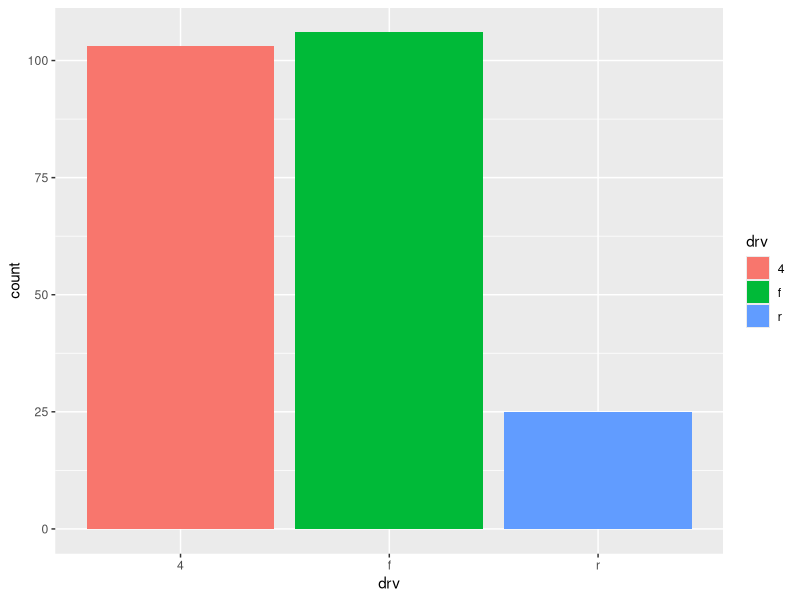
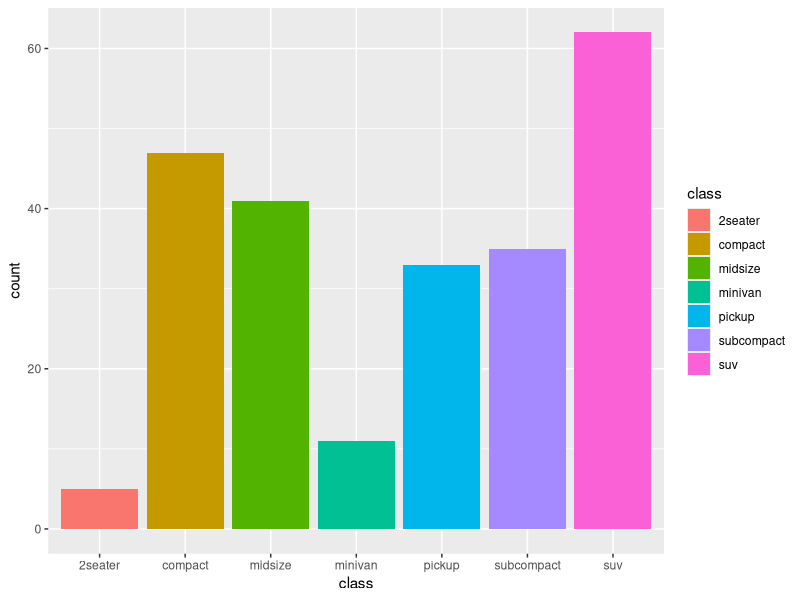
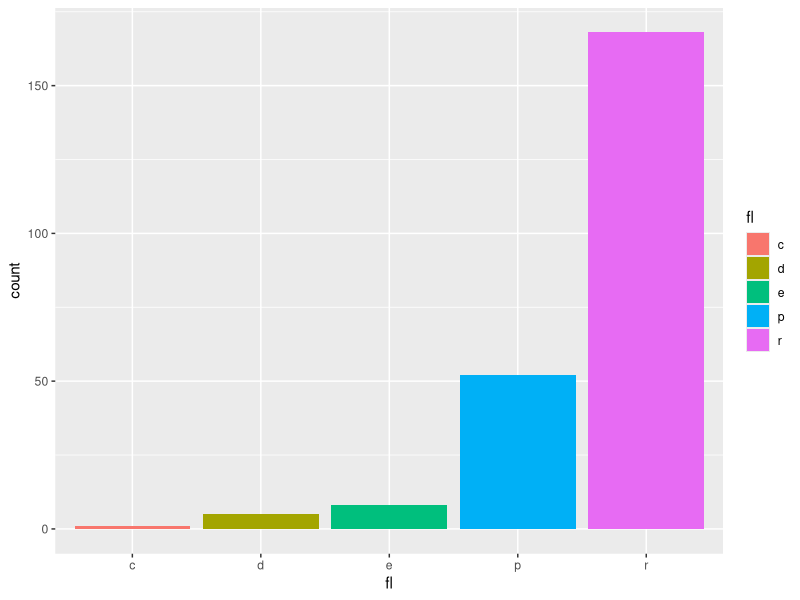
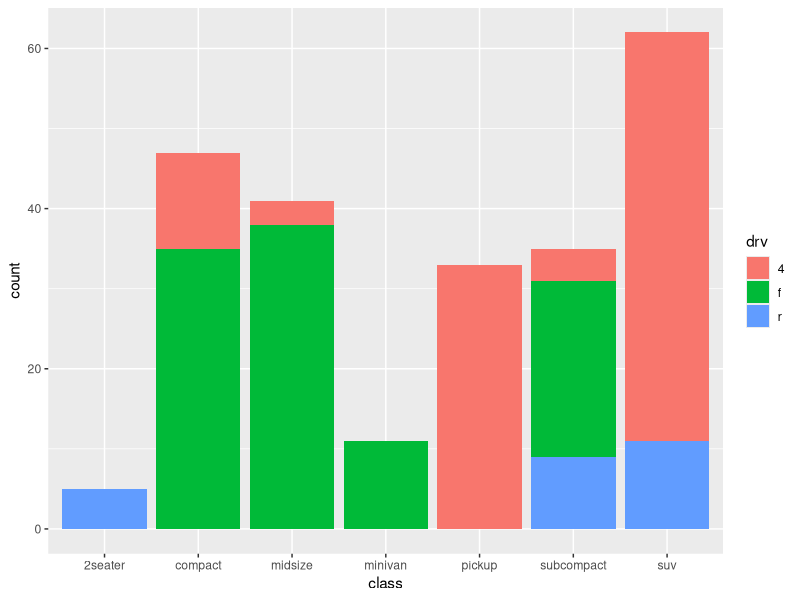
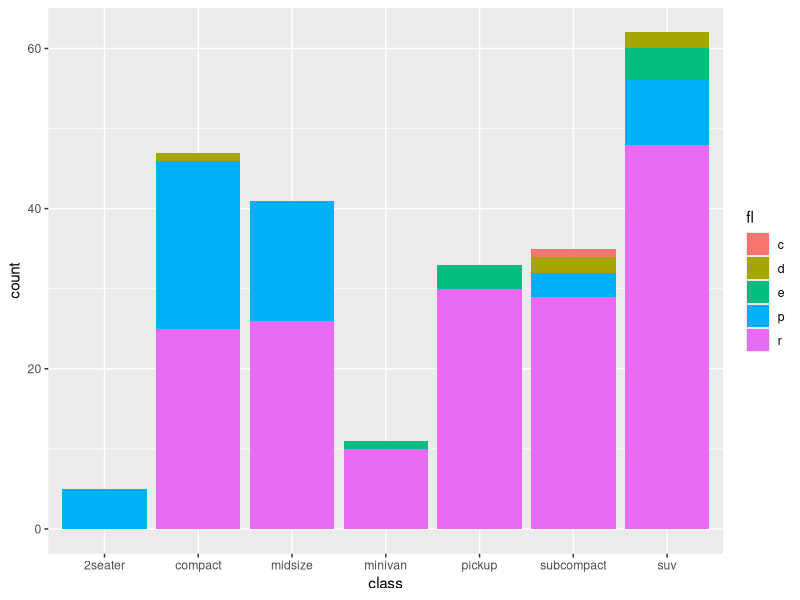
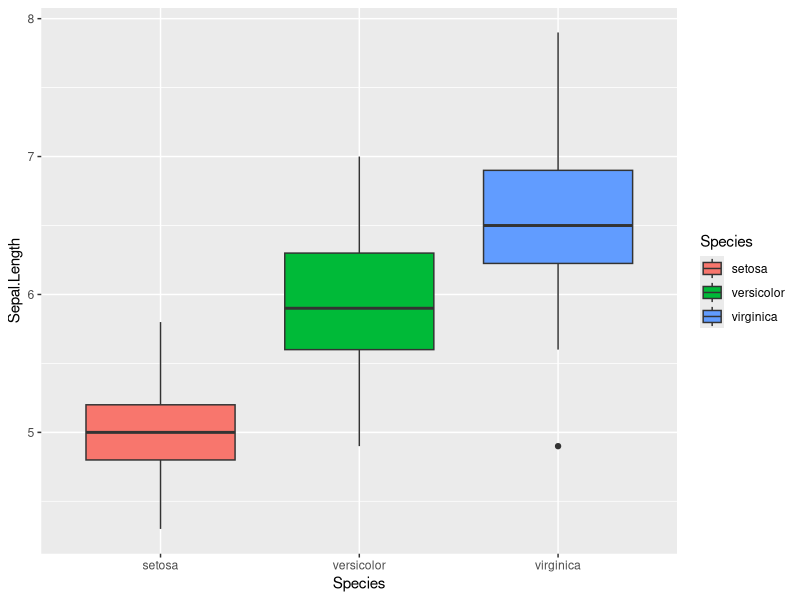
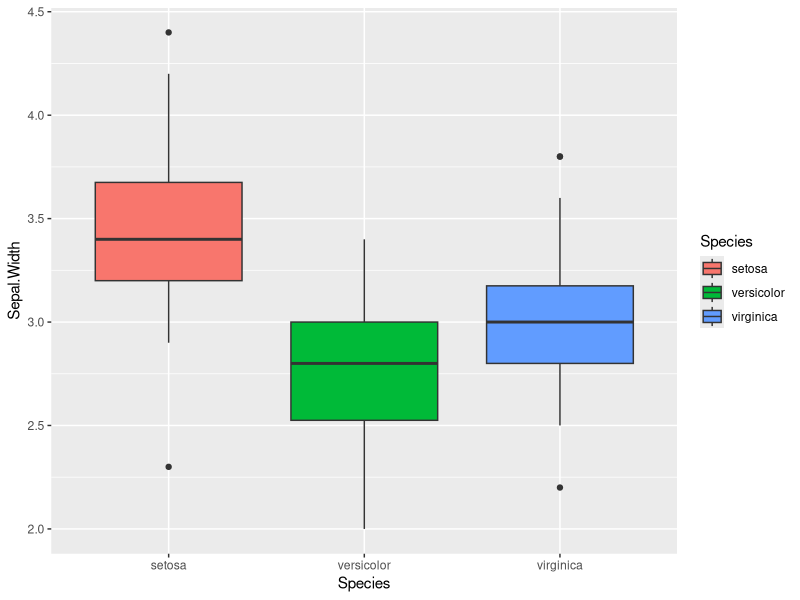
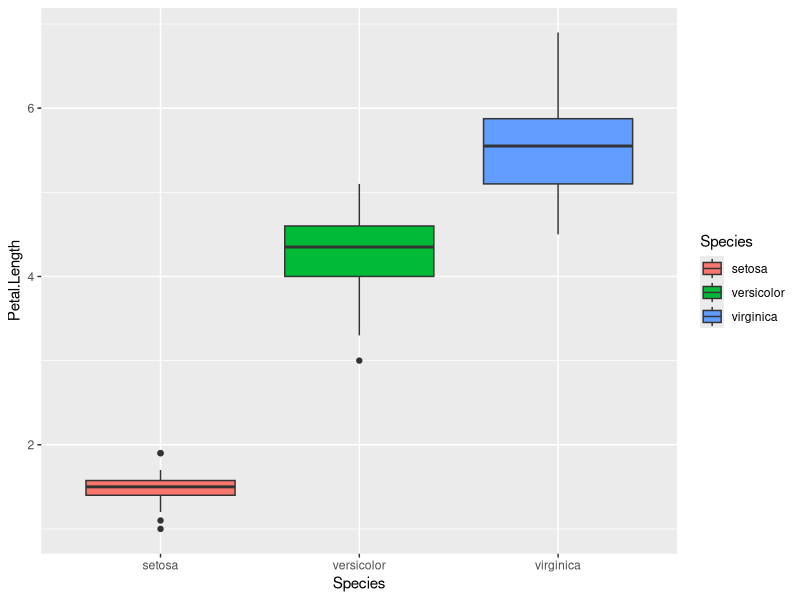

Here is the R script that generated these plots, in order:
## ---- chunk 1
library(ggplot2) 
str(mpg)
## ---- chunk 2

ggplot(mpg, aes(x=drv)) +
  geom_bar(aes(fill=drv))
## ---- chunk 3
ggplot(mpg, aes(x=class)) +
  geom_bar(aes(fill=class))
## ---- chunk 4
ggplot(mpg, aes(x=fl)) +
  geom_bar(aes(fill=fl))
## ---- chunk 5
ggplot(mpg, aes(x=class, fill=drv)) + geom_bar()
## ---- chunk 6
ggplot(mpg, aes(x=class, fill=fl)) +
  geom_bar()
## ---- chunk 7
# Sepal.Length 
ggplot(iris, aes(x=Species, y=Sepal.Length, fill=Species)) +
  geom_boxplot() 

# Sepal.Width 
ggplot(iris, aes(x=Species, y=Sepal.Width, fill=Species)) +
  geom_boxplot() 

# Petal.Length 
ggplot(iris, aes(x=Species, y=Petal.Length, fill=Species)) +
  geom_boxplot() 

# Petal.Width 
ggplot(iris, aes(x=Species, y=Petal.Width, fill=Species)) +
  geom_boxplot() 
## ---- chunk 8
# Sepal.Length와 Sepal.Width의 관계
ggplot(iris, aes(x=Sepal.Length, y=Sepal.Width, color=Species)) +
  geom_point() 

# Sepal.Length와 Petal.Length의 관계
ggplot(iris, aes(x=Sepal.Length, y=Petal.Length, color=Species)) +
  geom_point() 

# Sepal.Length와 Petal.Width의 관계
ggplot(iris, aes(x=Sepal.Length, y=Petal.Width, color=Species)) +
  geom_point() 

## ---- chunk 9
library(GGally)

ggpairs(iris, columns=1:4, aes(color=Species))

